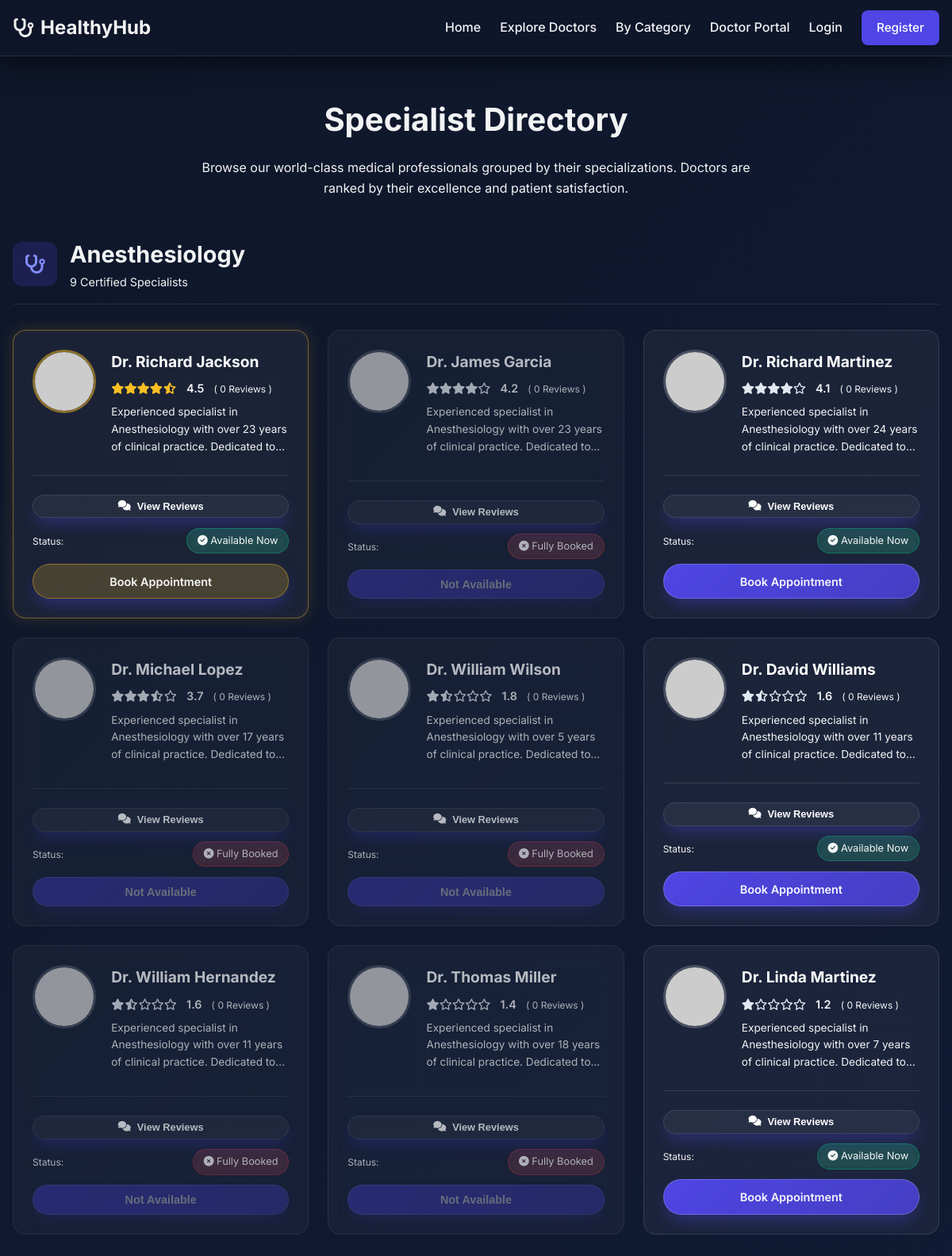
The app's page /user/doctors-by-category.php with its own data.
### tables this page shows
CREATE TABLE `categories` (
  `id` int NOT NULL AUTO_INCREMENT,
  `name` varchar(100) NOT NULL,
  PRIMARY KEY (`id`)
);

CREATE TABLE `doctors` (
  `id` int NOT NULL AUTO_INCREMENT,
  `category_id` int NOT NULL,
  `name` varchar(100) NOT NULL,
  `email` varchar(100) NOT NULL,
  `password` varchar(255) DEFAULT NULL,
  `phone` varchar(20) NOT NULL,
  `photo` varchar(255) DEFAULT NULL,
  `details` text,
  `rating` decimal(3,1) NOT NULL DEFAULT '0.0',
  `is_available` tinyint(1) NOT NULL DEFAULT '1',
  `location` varchar(255) DEFAULT 'Main Clinic',
  `fees` decimal(10,2) DEFAULT '500.00',
  PRIMARY KEY (`id`),
  KEY `category_id` (`category_id`),
  CONSTRAINT `doctors_ibfk_1` FOREIGN KEY (`category_id`) REFERENCES `categories` (`id`) ON DELETE CASCADE
);

### user/doctors-by-category.php (the view, shortened to what this page needs)
<?php
require_once '../includes/db.php';
include '../includes/header.php';
$categoriesStmt = $pdo->query("SELECT id, name FROM categories ORDER BY name ASC");
$categories = $categoriesStmt->fetchAll();
$doctorsByCategory = [];
foreach ($categories as $cat) {
    $stmt = $pdo->prepare("
        SELECT d.*, c.name as category_name,
               COALESCE(AVG(r.rating), 0) as avg_rating,
               COUNT(r.id) as review_count
        FROM doctors d
        JOIN categories c ON d.category_id = c.id
        LEFT JOIN reviews r ON d.id = r.doctor_id
        WHERE d.category_id = ?
        GROUP BY d.id, d.name, d.photo, d.details, d.is_available, d.category_id, d.rating, c.name
        ORDER BY d.rating DESC, d.name ASC
    ");
    $stmt->execute([$cat['id']]);
    $doctors = $stmt->fetchAll();
    if (count($doctors) > 0) {
        $doctorsByCategory[] = [
            'category' => $cat,
            'doctors' => $doctors
        ];
    }
}
?>
<div class="fade-in-up" style="margin-bottom: 3rem; text-align: center;">
    <h1 style="color: white; font-size: 2.5rem; margin-bottom: 1rem;">Specialist Directory</h1>
    <p style="color: rgba(255,255,255,0.8); max-width: 700px; margin: 0 auto;">Browse our world-class medical professionals grouped by their specializations. Doctors are ranked by their excellence and patient satisfaction.</p>
</div>
<?php if (empty($doctorsByCategory)): ?>
    <div class="global-glass-container text-center" style="padding: 5rem 2rem;">
        <i class="fa-solid fa-user-doctor" style="font-size: 4rem; color: rgba(255,255,255,0.3); margin-bottom: 2rem;"></i>
        <h2 style="color: white;">No Doctors Available</h2>
        <p style="color: rgba(255,255,255,0.7);">We are currently updating our directory. Please check back later.</p>
    </div>
<?php else: ?>
    <?php foreach ($doctorsByCategory as $group): ?>
        <div class="category-section fade-in-up" style="margin-bottom: 4rem;">
            <div style="display: flex; align-items: center; gap: 1rem; margin-bottom: 2rem; border-bottom: 1px solid rgba(255,255,255,0.1); padding-bottom: 1rem;">
                <div class="icon-box" style="margin-bottom: 0; background: rgba(79, 70, 229, 0.2); color: #818cf8; width: 3.5rem; height: 3.5rem; font-size: 1.5rem;">
                    <i class="fa-solid fa-stethoscope"></i>
                </div>
                <div>
                    <h2 style="color: white; margin: 0; font-size: 1.8rem;"><?php echo htmlspecialchars($group['category']['name']); ?></h2>
                    <p style="margin: 0; color: rgba(255,255,255,0.6); font-size: 0.9rem;"><?php echo count($group['doctors']); ?> Certified Specialists</p>
                </div>
            </div>
            <div style="display: grid; grid-template-columns: repeat(auto-fill, minmax(320px, 1fr)); gap: 1.5rem;">
                <?php foreach ($group['doctors'] as $doc): ?>
                    <?php
                        $isAvail = ($doc['is_available'] == 1);
                        $rating = (float)$doc['rating'];
                        $isHighRated = ($rating >= 4.5);
                        $photoUrl = $doc['photo'] ?: 'https://ui-avatars.com/api/?name=' . urlencode($doc['name']) . '&background=random&size=200';
                        $cardStyle = "display: flex; flex-direction: column; height: 100%; transition: transform 0.3s ease;";
                        if (!$isAvail) $cardStyle .= "opacity: 0.7;";
                        if ($isHighRated) $cardStyle .= "border: 1px solid rgba(251, 191, 36, 0.4); box-shadow: 0 0 20px rgba(251, 191, 36, 0.15);";
                    ?>
                    <div class="global-glass-card <?php echo $isHighRated ? 'top-rated-glow' : ''; ?>" style="<?php echo $cardStyle; ?>">
                        <div style="display: flex; gap: 1.2rem; align-items: start; margin-bottom: 1.5rem; flex-grow: 1;">
                            <img src="<?php echo $photoUrl; ?>" alt="<?php echo htmlspecialchars($doc['name']); ?>" style="width: 80px; height: 80px; border-radius: 50%; object-fit: cover; border: 3px solid <?php echo $isHighRated ? 'rgba(251, 191, 36, 0.5)' : 'rgba(255,255,255,0.2)'; ?>;">
                            <div style="flex: 1;">
                                <h4 style="margin: 0 0 0.4rem 0; color: white; font-size: 1.2rem;"><?php echo htmlspecialchars($doc['name']); ?></h4>
                                <div class="review-stars" style="margin: 0 0 0.5rem 0; font-size: 0.9rem; color: <?php echo $isHighRated ? '#fbbf24' : '#e2e8f0'; ?>;">
                                    <?php
                                    for($i=1; $i<=5; $i++) {
                                        if ($i <= floor($rating)) {
                                            echo '<i class="fa-solid fa-star"></i>';
                                        } elseif ($i - 0.5 <= $rating) {
                                            echo '<i class="fa-solid fa-star-half-stroke"></i>';
                                        } else {
                                            echo '<i class="fa-regular fa-star"></i>';
                                        }
                                    }
                                    ?>
                                    <span style="color: white; font-weight: 600; margin-left: 0.5rem;"><?php echo number_format($rating, 1); ?></span>
                                    <span style="font-size: 0.75rem; color: rgba(255,255,255,0.5); margin-left: 0.5rem;">( <?php echo $doc['review_count']; ?> Reviews )</span>
                                </div>
                                <p style="margin: 0; font-size: 0.85rem; color: rgba(255,255,255,0.7); line-height: 1.6; display: -webkit-box; -webkit-line-clamp: 3; -webkit-box-orient: vertical; overflow: hidden;">
                                    <?php echo htmlspecialchars($doc['details'] ?: 'Dedicated healthcare professional providing expert medical care and personalized treatment plans.'); ?>
                                </p>
                            </div>
                        </div>
                        <div style="margin-top: auto; padding-top: 1.5rem; border-top: 1px solid rgba(255,255,255,0.1); display: flex; flex-direction: column; gap: 0.8rem;">
                            <button onclick="viewReviews(<?php echo $doc['id']; ?>)" class="glass-btn" style="width: 100%; margin: 0; font-size: 0.8rem; padding: 0.4rem; background: rgba(255,255,255,0.05); border-color: rgba(255,255,255,0.1);">
                                <i class="fa-solid fa-comments"></i> View Reviews
                            </button>
                            <div style="display: flex; justify-content: space-between; align-items: center;">
                                <span style="font-size: 0.75rem; color: rgba(255,255,255,0.6);">Status:</span>
                                <?php if ($isAvail): ?>
                                    <span class="glass-badge" style="background: rgba(16, 185, 129, 0.2); border-color: rgba(16, 185, 129, 0.4); color: #6ee7b7; padding: 0.3rem 0.8rem; font-size: 0.8rem;">
                                        <i class="fa-solid fa-circle-check"></i> Available Now
                                    </span>
                                <?php else: ?>
                                    <span class="glass-badge" style="background: rgba(239, 68, 68, 0.2); border-color: rgba(239, 68, 68, 0.4); color: #fca5a5; padding: 0.3rem 0.8rem; font-size: 0.8rem;">
                                        <i class="fa-solid fa-circle-xmark"></i> Fully Booked
                                    </span>
                                <?php endif; ?>
                            </div>
                            <?php if ($isAvail): ?>
                                <a href="book-appointment.php?category_id=<?php echo $doc['category_id']; ?>&doctor_id=<?php echo $doc['id']; ?>" class="glass-btn" style="padding: 0.6rem 1.2rem; font-size: 0.9rem; margin: 0; width: 100%; text-align: center; background: <?php echo $isHighRated ? 'rgba(251, 191, 36, 0.2)' : ''; ?>; border-color: <?php echo $isHighRated ? 'rgba(251, 191, 36, 0.4)' : ''; ?>; font-weight: 600;">
                                    Book Appointment
                                </a>
                            <?php else: ?>
                                <button class="glass-btn" disabled style="padding: 0.6rem 1.2rem; font-size: 0.9rem; margin: 0; width: 100%; text-align: center; opacity: 0.5; cursor: not-allowed;">
                                    Not Available
                                </button>
                            <?php endif; ?>
                        </div>
                    </div>
                <?php endforeach; ?>
            </div>
        </div>
    <?php endforeach; ?>
<?php endif; ?>
<?php include '../includes/footer.php'; ?>

### includes/header.php (shortened to what this page needs)
<?php
$doc_root = rtrim(str_replace('\\', '/', realpath($_SERVER['DOCUMENT_ROOT'])), '/');
$proj_root = rtrim(str_replace('\\', '/', realpath(dirname(__DIR__))), '/');
$base_url = str_replace($doc_root, '', $proj_root);
$current_uri = $_SERVER['REQUEST_URI'];
$is_admin = strpos($current_uri, '/admin/') !== false;
$is_doctor = strpos($current_uri, '/doctor/') !== false;
?>
<!DOCTYPE html>
<html lang="en">
<head>
    <link rel="stylesheet" href="https://cdn.jsdelivr.net/npm/sweetalert2@11/dist/sweetalert2.min.css">
    <link rel="stylesheet" href="https://cdnjs.cloudflare.com/ajax/libs/font-awesome/6.4.0/css/all.min.css">
    <link rel="stylesheet" href="<?php echo $base_url; ?>/css/style.css">
</head>
<body class="global-glass-body">
<nav class="navbar">
    <div class="container nav-container">
        <a href="<?php echo $base_url; ?>/index.php" class="brand">
            <i class="fa-solid fa-stethoscope"></i> HealthyHub
        </a>
        <div class="nav-links">
            <?php if ($is_admin): ?>
                <?php if(isset($_SESSION['admin_id'])): ?>
                    <div class="nav-links">
                        <a href="<?php echo $base_url; ?>/admin/dashboard.php">Dashboard</a>
                        <a href="<?php echo $base_url; ?>/admin/manage-categories.php">Categories</a>
                        <a href="<?php echo $base_url; ?>/admin/manage-doctors.php">Doctors</a>
                        <a href="<?php echo $base_url; ?>/admin/manage-users.php">Patients</a>
                        <a href="<?php echo $base_url; ?>/admin/manage-appointments.php">Appointments</a>
                        <a href="<?php echo $base_url; ?>/admin/manage-reviews.php">Reviews</a>
                    </div>
                    <div class="user-menu">
                        <span style="font-weight: 500;">Admin</span>
                        <a href="<?php echo $base_url; ?>/admin/logout.php" class="btn btn-secondary" style="padding: 0.4rem 1rem; border-color: rgba(255,255,255,0.2);">Logout</a>
                    </div>
                <?php else: ?>
                    <a href="<?php echo $base_url; ?>/admin/login.php" class="btn btn-primary">Admin Login</a>
                <?php endif; ?>
            <?php else: ?>
                <a href="<?php echo $base_url; ?>/index.php">Home</a>
                <a href="<?php echo $base_url; ?>/user/doctors-directory.php">Explore Doctors</a>
                <a href="<?php echo $base_url; ?>/user/doctors-by-category.php">By Category</a>
                <a href="<?php echo $base_url; ?>/doctor/login.php" style="color: #6ee7b7;">Doctor Portal</a>
                <?php if(isset($_SESSION['user_id'])): ?>
                    <a href="<?php echo $base_url; ?>/user/dashboard.php">My Appointments</a>
                    <a href="<?php echo $base_url; ?>/user/book-appointment.php" class="btn btn-primary">Book Now</a>
                    <a href="<?php echo $base_url; ?>/user/logout.php" class="btn btn-danger">Logout</a>
                <?php else: ?>
                    <a href="<?php echo $base_url; ?>/user/login.php">Login</a>
                    <a href="<?php echo $base_url; ?>/user/register.php" class="btn btn-primary">Register</a>
                <?php endif; ?>
            <?php endif; ?>
        </div>
    </div>
</nav>
<main class="container page-content">

### includes/footer.php (shortened to what this page needs)
</main>
</body>
</html>

### user/doctors-by-category.php (style rules this page uses)
.category-section { position: relative; z-index: 1; }

### records on screen
categories: name "Anesthesiology", count($group['doctors']) "9"
doctors: name "Dr. Richard Jackson", rating "4.5", review_count "0", details "Experienced specialist in Anesthesiology with over 23 years of clinical practice. Dedicated…", is_available 1 (drawn)
doctors: name "Dr. James Garcia", rating "4.2", review_count "0", details "Experienced specialist in Anesthesiology with over 23 years of clinical practice. Dedicated…", is_available 0 (drawn)
doctors: name "Dr. Richard Martinez", rating "4.1", review_count "0", details "Experienced specialist in Anesthesiology with over 24 years of clinical practice. Dedicated…", is_available 1 (drawn)
doctors: name "Dr. Michael Lopez", rating "3.7", review_count "0", details "Experienced specialist in Anesthesiology with over 17 years of clinical practice. Dedicated…", is_available 0 (drawn)
doctors: name "Dr. William Wilson", rating "1.8", review_count "0", details "Experienced specialist in Anesthesiology with over 5 years of clinical practice. Dedicated…", is_available 0 (drawn)
doctors: name "Dr. David Williams", rating "1.6", review_count "0", details "Experienced specialist in Anesthesiology with over 11 years of clinical practice. Dedicated…", is_available 1 (drawn)
doctors: name "Dr. William Hernandez", rating "1.6", review_count "0", details "Experienced specialist in Anesthesiology with over 11 years of clinical practice. Dedicated…", is_available 0 (drawn)
doctors: name "Dr. Thomas Miller", rating "1.4", review_count "0", details "Experienced specialist in Anesthesiology with over 18 years of clinical practice. Dedicated…", is_available 0 (drawn)
doctors: name "Dr. Linda Martinez", rating "1.2", review_count "0", details "Experienced specialist in Anesthesiology with over 7 years of clinical practice. Dedicated…", is_available 1 (drawn)
